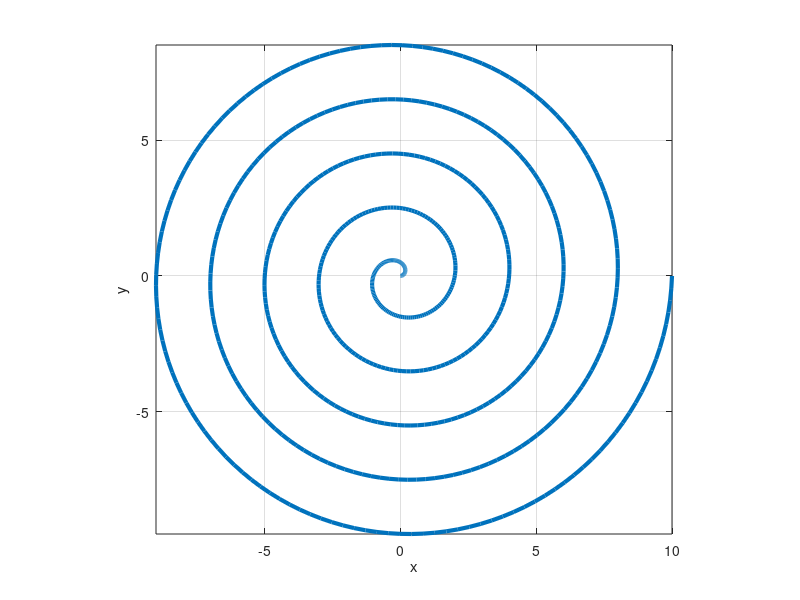

Source code (MATLAB):
% MATLAB initialisieren:
clear all; clc; format compact; format short g;

% Parameter:
tau_0=0; tau_E=10; N=700; lw=3; fig=1;

% Funktionen:
s=@(tau){tau.*cos(pi*tau);tau.*sin(pi*tau)}

% Daten:
tau_data=linspace(tau_0,tau_E,N)
s_data=s(tau_data);

% Plot:
figure(fig);
plot(s_data{1},s_data{2},'linewidth', lw);
xlabel('x'); ylabel('y');
grid on; axis('image');

